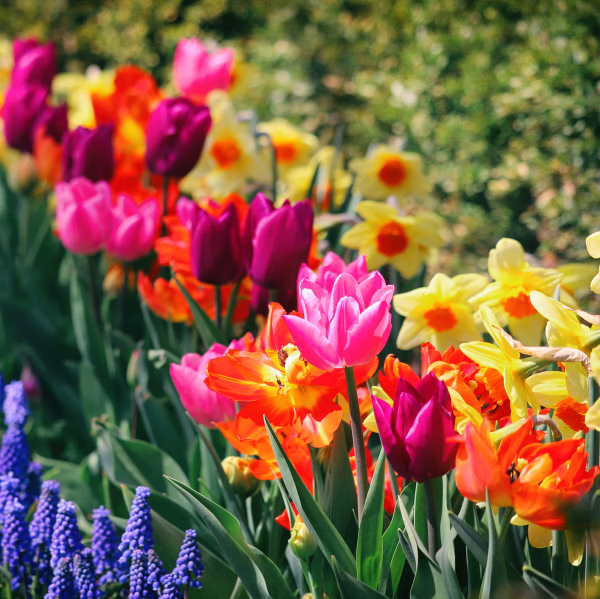
#> input picture Task 5/task5_img.png, 1200 x 1197 px, found by its file name (shown at 1/2 size)
$ python main.py
#> lines starting #> are read from the running program, lines starting #| are printed output that depends on the picture
from PIL import Image
import numpy as np
import matplotlib.pyplot as plt

# 1. You must read the RGB image and then invert it.
image = Image.open("./Task 5/task5_img.png").convert("RGB")
#> image is the input picture: PIL image 1200x1197 RGB; mean R, G, B 130.9, 93.7, 68.4

image_array = np.array(image)
inverted_array = 255 - image_array
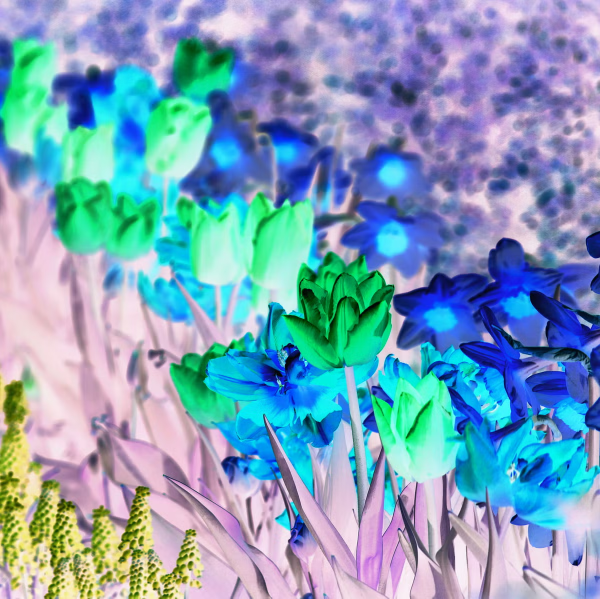
#> inverted_array: shape (1197, 1200, 3) (shown at 1/2 size); mean R, G, B 124.1, 161.3, 186.6

# 2. The inverted image will be rotated counterclockwise by 90 degrees.
rotated_array = np.rot90(inverted_array)
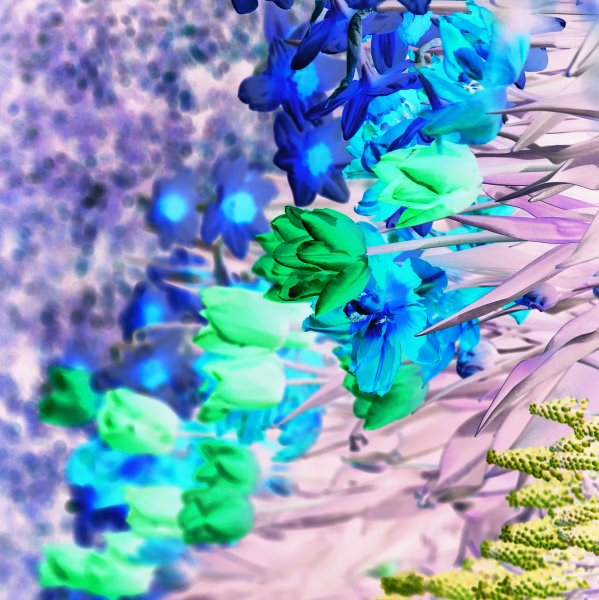
#> rotated_array: shape (1200, 1197, 3) (shown at 1/2 size); mean R, G, B 124.1, 161.3, 186.6
rotated_image = Image.fromarray(rotated_array).resize((image.width, image.height))
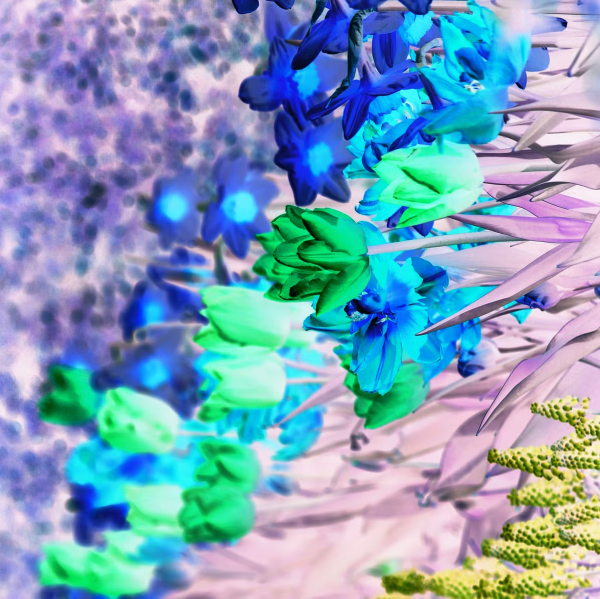
#> rotated_image: PIL image 1200x1197 RGB (shown at 1/2 size); mean R, G, B 124.1, 161.3, 186.6

#3.  The output will combine both the input and rotated image
plt.subplot(1,2,1)
plt.title('Original')
plt.imshow(image)
plt.axis('off')

plt.subplot(1,2,2)
plt.title('Inverted')
plt.imshow(rotated_image)
plt.axis('off')
plt.show()
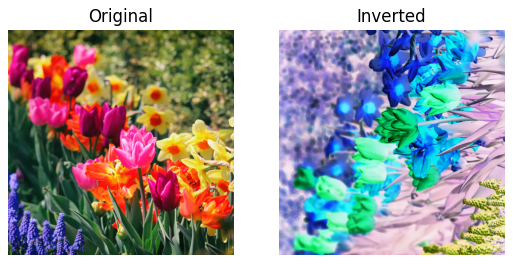
#> figure drawn by matplotlib, 2 panels
